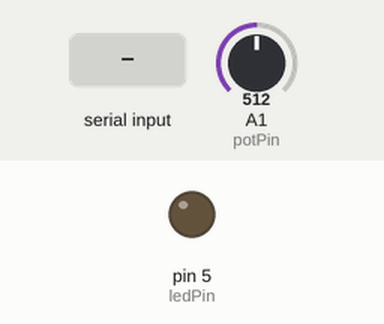
Recording of a sketch running on a simulated Arduino Uno, built with avr-gcc and run on an emulated ATmega328P. On the bench: output pins drawn as LEDs (lit = HIGH). The inputs (shaded band) are chosen by the test bench; at power-on: A1 (potPin) = 512. What the sketch prints to the serial monitor is not drawn.

Above: at 1.2 s.
1.3 s: "90,45\n" received over Serial
At 2.4 s:
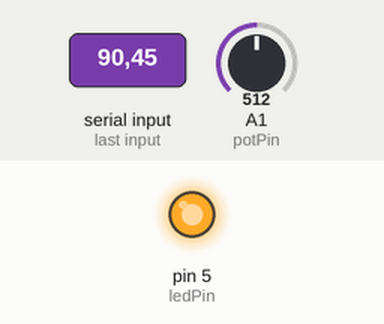
Timing chart, 0 to 4.3 s (numbered marks = the images above; inputs shaded):
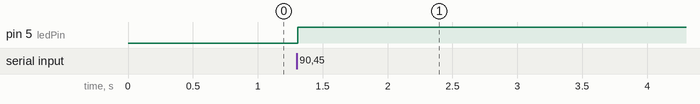

The sketch:

Ball_Gravity_LED.ino
```cpp
int potPin = A1;
int ledPin = 5;

unsigned long previousMillis = 0;
const long interval = 50;

void setup() {
  // starting serial communication with p5
  Serial.begin(9600);

  // setting the potentiometer as an analog input
  pinMode(potPin, INPUT);

  // LED as an output
  pinMode(ledPin, OUTPUT);
}

void loop() {
  // checking whether p5.js sent a message
  if (Serial.available() > 0) {
    // reading whether the LED should be on or off
    int ledState = Serial.parseInt();

    if (Serial.read() == '\n') {
      // turning the LED on or off based on the message
      digitalWrite(ledPin, ledState);
    }
  }

  // checking the current time.
  unsigned long currentMillis = millis();

  // now sending sensor data every 50 milliseconds
  if (currentMillis - previousMillis >= interval) {
    previousMillis = currentMillis;

    // reading the potentiometer value from 0 to 1023
    int potValue = analogRead(potPin);

    // here I am changing the value to a range from 0 to 255
    int mappedPotValue = map(potValue, 0, 1023, 0, 255);

    // sending the potentiometer value to p5
    Serial.println(mappedPotValue);
  }
}
```

Measured:
- after the input at 1.3 s, pin 5 (ledPin): LOW → HIGH at once
